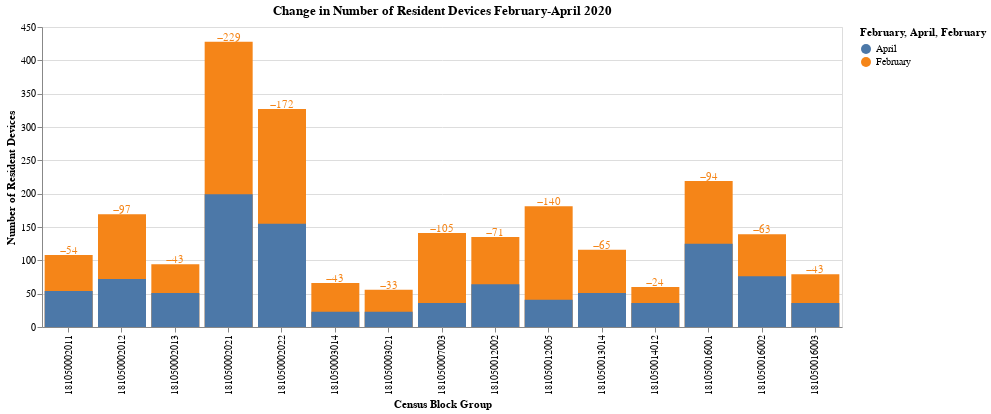

This figure's notebook cell:
### Code cell
# Chart the difference in population in an Altair scatter plot

feb_chart = alt.Chart(bton_transient_cbg_devices).mark_bar(color='red').encode(
    alt.X('census_block_group:N',
         axis=alt.Axis(title='Census Block Group')),
    alt.Y('devices02032020:Q',
        axis=alt.Axis(
         title='Number of Resident Devices'
        )
    ),
    color=alt.Color('month_x', legend=alt.Legend(title="February"))
)

april_chart = alt.Chart(bton_transient_cbg_devices).mark_bar().encode(
    alt.X('census_block_group:N',
         axis=alt.Axis(title='Census Block Group')
         ),
    alt.Y('devices04132020:Q',
         axis=alt.Axis(
         title='Number of Resident Devices'
        )
    ),
    color=alt.Color('month_y', legend=alt.Legend(title="April"))
).properties(
    width=800,
    title='Change in Number of Resident Devices in Transient CBGs February-April 2020')

pct_change_chart_text = feb_chart.mark_text(dy=-4).encode(text='pop_change:Q')

feb_chart + april_chart + pct_change_chart_text

### Figure 1 — Vega-Lite specification as saved in the notebook (floating-point values rounded to 4 significant figures)
{"$schema": "https://vega.github.io/schema/vega-lite/v3.4.0.json", "config": {"mark": {"tooltip": null}, "view": {"height": 300, "width": 400}}, "data": {"name": "data-c5df4aad7f80c3bd2c6a25e00a617ff5"}, "datasets": {"data-c5df4aad7f80c3bd2c6a25e00a617ff5": [{"census_block_group": 181050002011, "devices02032020": 108, "devices04132020": 54, "month_x": "February", "month_y": "April", "pop_change": -54, "pop_pct_change": -50}, {"census_block_group": 181050002012, "devices02032020": 169, "devices04132020": 72, "month_x": "February", "month_y": "April", "pop_change": -97, "pop_pct_change": -57.4}, {"census_block_group": 181050002013, "devices02032020": 94, "devices04132020": 51, "month_x": "February", "month_y": "April", "pop_change": -43, "pop_pct_change": -45.74}, {"census_block_group": 181050002021, "devices02032020": 428, "devices04132020": 199, "month_x": "February", "month_y": "April", "pop_change": -229, "pop_pct_change": -53.5}, {"census_block_group": 181050002022, "devices02032020": 327, "devices04132020": 155, "month_x": "February", "month_y": "April", "pop_change": -172, "pop_pct_change": -52.6}, {"census_block_group": 181050003014, "devices02032020": 66, "devices04132020": 23, "month_x": "February", "month_y": "April", "pop_change": -43, "pop_pct_change": -65.15}, {"census_block_group": 181050003021, "devices02032020": 56, "devices04132020": 23, "month_x": "February", "month_y": "April", "pop_change": -33, "pop_pct_change": -58.93}, {"census_block_group": 181050007003, "devices02032020": 141, "devices04132020": 36, "month_x": "February", "month_y": "April", "pop_change": -105, "pop_pct_change": -74.47}, {"census_block_group": 181050012002, "devices02032020": 135, "devices04132020": 64, "month_x": "February", "month_y": "April", "pop_change": -71, "pop_pct_change": -52.59}, {"census_block_group": 181050012005, "devices02032020": 181, "devices04132020": 41, "month_x": "February", "month_y": "April", "pop_change": -140, "pop_pct_change": -77.35}, {"census_block_group": 181050013014, "devices02032020": 116, "devices04132020": 51, "month_x": "February", "month_y": "April", "pop_change": -65, "pop_pct_change": -56.03}, {"census_block_group": 181050014012, "devices02032020": 60, "devices04132020": 36, "month_x": "February", "month_y": "April", "pop_change": -24, "pop_pct_change": -40}, {"census_block_group": 181050016001, "devices02032020": 219, "devices04132020": 125, "month_x": "February", "month_y": "April", "pop_change": -94, "pop_pct_change": -42.92}, {"census_block_group": 181050016002, "devices02032020": 139, "devices04132020": 76, "month_x": "February", "month_y": "April", "pop_change": -63, "pop_pct_change": -45.32}, {"census_block_group": 181050016003, "devices02032020": 79, "devices04132020": 36, "month_x": "February", "month_y": "April", "pop_change": -43, "pop_pct_change": -54.43}]}, "layer": [{"encoding": {"color": {"field": "month_x", "legend": {"title": "February"}, "type": "nominal"}, "x": {"axis": {"title": "Census Block Group"}, "field": "census_block_group", "type": "nominal"}, "y": {"axis": {"title": "Number of Resident Devices"}, "field": "devices02032020", "type": "quantitative"}}, "mark": {"color": "red", "type": "bar"}}, {"encoding": {"color": {"field": "month_y", "legend": {"title": "April"}, "type": "nominal"}, "x": {"axis": {"title": "Census Block Group"}, "field": "census_block_group", "type": "nominal"}, "y": {"axis": {"title": "Number of Resident Devices"}, "field": "devices04132020", "type": "quantitative"}}, "mark": "bar", "title": "Change in Number of Resident Devices February-April 2020", "width": 800}, {"encoding": {"color": {"field": "month_x", "legend": {"title": "February"}, "type": "nominal"}, "text": {"field": "pop_change", "type": "quantitative"}, "x": {"axis": {"title": "Census Block Group"}, "field": "census_block_group", "type": "nominal"}, "y": {"axis": {"title": "Number of Resident Devices"}, "field": "devices02032020", "type": "quantitative"}}, "mark": {"dy": -4, "type": "text"}}]}
